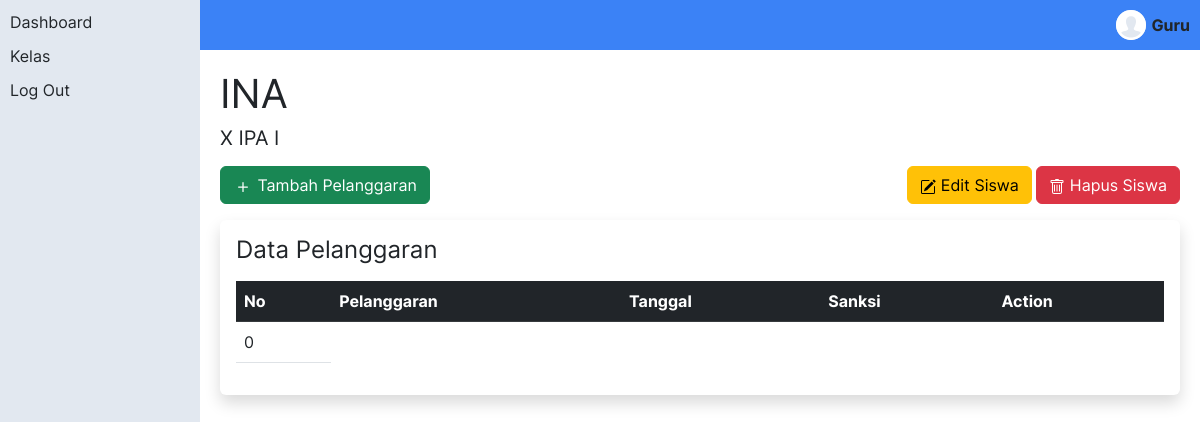
Screenshot of /siswa.php?id=28 (signed in) with the database file from the repository.
### tables this page shows
CREATE TABLE `user` (
  `id` int(11) NOT NULL,
  `nama` varchar(100) NOT NULL,
  `username` varchar(100) NOT NULL,
  `password` varchar(100) NOT NULL,
  `isAdmin` tinyint(1) NOT NULL DEFAULT 0
);

CREATE TABLE `siswa` (
  `id` int(11) NOT NULL,
  `nama` varchar(100) NOT NULL,
  `kelasId` int(11) NOT NULL,
  `poin` int(100) NOT NULL
);

CREATE TABLE `kelas` (
  `id` int(11) NOT NULL,
  `kelas` varchar(100) NOT NULL
);

### siswa.php (the view, shortened to what this page needs)
<?php
  require './partial/header.php';
  $conn = OpenCon();
  $id = $_REQUEST['id'];
  $sql = "SELECT * FROM siswa JOIN kelas ON kelas.id = siswa.kelasId WHERE siswa.id='$id'";
  $result = $conn->query($sql);
  $data = $result->fetch_assoc();
?>
  <div class="mb-3">
    <h1><?= strtoupper($data['nama'])?></h1>
    <h5><?= strtoupper($data['kelas'])?></h5>
  </div>
  <div class="d-flex justify-content-between mb-3">
    <div>
      <button type="button" class="btn btn-success" data-bs-toggle="modal" data-bs-target="#tambahSiswa">
        <img src="src/images/plus.svg" alt="">
        Tambah Pelanggaran
      </button>
    </div>
    <div>
      <button type="button" class="btn btn-warning" data-bs-toggle="modal" data-bs-target="#editSiswa">
        <img src="src/images/edit.svg" alt="">
        Edit Siswa
      </button>
      <button type="button" class="btn btn-danger" data-bs-toggle="modal" data-bs-target="#hapusSiswa">
        <img src="src/images/trash.svg" alt="">
        Hapus Siswa
      </button>
    </div>
  </div>
  <div class="bg-white shadow p-3 rounded">
    <h4>Data Pelanggaran</h4>
    <table class="table table-hover mt-3">
        <tr class="table-dark">
          <th>No</th>
          <th>Pelanggaran</th>
          <th>Tanggal</th>
          <th>Sanksi</th>
          <th>Action</th>
        </tr>
        <tr>
          <td>0</td>
        </tr>
    </table>
  </div>
</div>
<?php require './partial/footer.php'?>

### partial/header.php (shortened to what this page needs)
<?php
  $conn = OpenCon();
  if(isset($_SESSION['user-id'])){
    $id = $_SESSION['user-id'];
    $query = "SELECT * FROM user WHERE id='$id'";
    $result = $conn->query($query);
    $user = mysqli_fetch_assoc($result);
  }
?>
<!DOCTYPE html>
<html lang="en">
<head>
  <link rel="stylesheet" href="./bootstrap/css/bootstrap.css">
  <link rel="stylesheet" href="./src/style.css">
</head>
<body>
  <div class="full-width">
    <div class="sidebar">
      <div class="sidebar-wraper">
        <a href="dashboard.php">Dashboard</a>
        <a href="kelas.php">Kelas</a>
        <?php if(isset($_SESSION['user-id'])):?>
          <a href="controllers/logout.php">Log Out</a>
        <?php endif?>
      </div>
    </div>
    <div class="full-width wraper">
      <div class="header">
        <?php if(isset($_SESSION['user-id'])):?>
        <a href='user.php' class='avatar-container'>
          <div class='avatar'>
            <img src="src/images/iconmonstr-user-19-240.png" alt="user"/>
          </div>
          <span><?= $user['nama']?></span>
        </a>
      <?php else:?>
        <a class='btn btn-light' href="login.php">Login</a>
      <?php endif ?>
      </div>
      <div class='main bg-body'>

### src/style.css (style rules this page uses)
:root { --primary:#3b82f6; --secondary:#e2e8f0; --border: rgb(153, 153, 153) }
* { margin: 0; padding: 0; box-sizing: border-box; font-family: 'Inter'; }
html, body { width: 100%; height: 100%; }
a { text-decoration: none; color: inherit; }
.sidebar { position: absolute; width: 200px; left: -1000px; height: 100%; z-index: 2; background-color: var(--secondary); transition: all ease-in-out 300ms; padding: 10px; }
.sidebar-wraper { position: relative; display: flex; flex-direction: column; gap: 10px; }
.full-width { width: 100%; height: 100%; position: relative; overflow: auto; }
.wraper { position: absolute; left: 0px; width: 100%; }
.header { background-color: var(--primary); height: 50px; padding: 10px; display: flex; justify-content: space-between; align-items: center; }
.main { width: 100%; height: calc(100% - 50px); padding: 20px; }
.avatar-container { display: flex; gap: 5px; justify-content: center; align-items: center; font-weight: bold; }
.avatar { border-radius: 900px; width: 30px; height: 30px; background-color: var(--secondary); }
.avatar > img { width: 100%; }
@media only screen and (min-width: 600px) { .wraper { left: 200px; width: calc(100% - 200px); } }
@media only screen and (min-width: 600px) { .sidebar { left: 0px; } }

### rows the page displays
user: nama "Guru"
siswa: nama "INA", kelasId.kelas "X IPA I"
